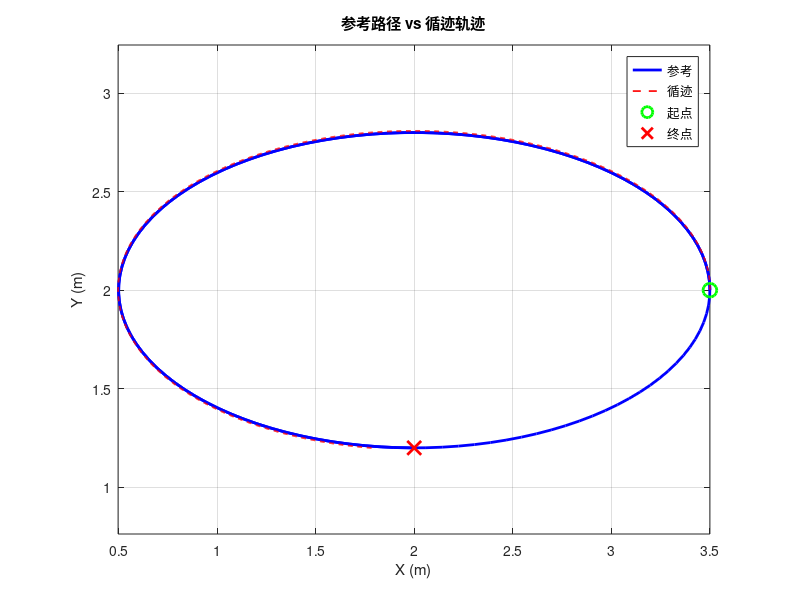
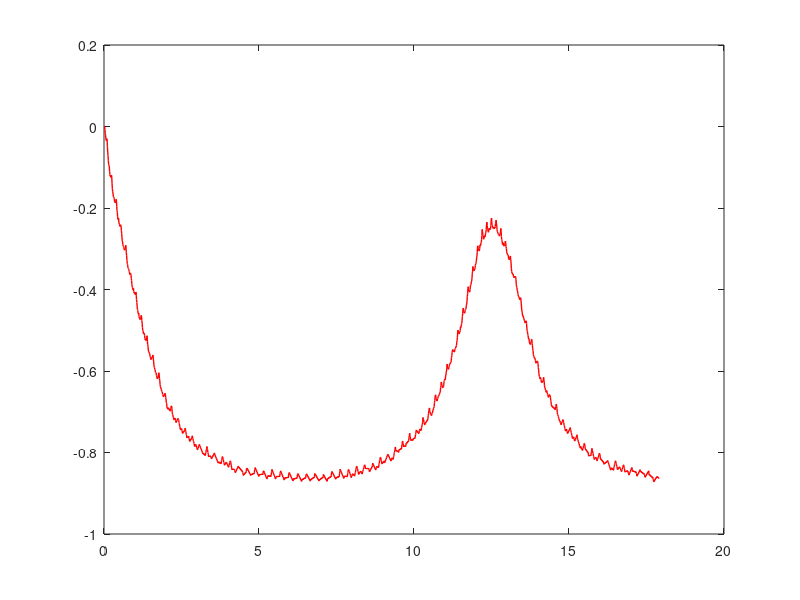

The MATLAB source for these figures, in order: (Note: this script raises an error after producing the figures.)
function tracking_pid(ref_path)
%TRACKING_PID  红外传感器 PID 循迹仿真
%   模拟 5 路 TCRT5000 红外传感器检测黑线, PID 差速纠偏
%   输入: ref_path [x, y, theta] 参考路径 (来自 Hybrid A*)

if nargin < 1                                           % 无输入时使用默认椭圆形路径
    t = linspace(0, 3.5*pi, 200);                       % 参数 t: 0~3.5π, 200 点
    ref_path = [2 + 1.5*cos(t)', 2 + 0.8*sin(t)', ...
                atan2(0.8*cos(t), -1.5*sin(t))'];       % [x, y, theta] 椭圆路径
end

%% ==================== 1. 参数设置 ====================
r_wheel = 0.09;                 % 车轮半径 [m]
L_base  = 0.52;                 % 轮距 [m]
v_nom   = 0.3;                  % 标称行驶速度 [m/s]

n_sensors  = 5;                 % 红外传感器数量
sensor_spacing = 0.04;          % 传感器间距 [m]
sensor_offsets = (-2:2) * sensor_spacing;  % 各传感器横向偏移: [-0.08, -0.04, 0, 0.04, 0.08] m
line_width = 0.03;              % 黑线检测宽度 [m]

Kp = 3.0;                       % 循迹 PID 比例增益
Ki = 0.08;                      % 循迹 PID 积分增益
Kd = 1.0;                       % 循迹 PID 微分增益

dt       = 0.01;                % 仿真步长 [s]
max_time = 80;                  % 最大仿真时长 [s]

%% ==================== 2. 路径预处理 ====================
ref_x = ref_path(:, 1);         % 参考路径 x 坐标序列
ref_y = ref_path(:, 2);         % 参考路径 y 坐标序列
n_ref = size(ref_path, 1);      % 参考路径点数
path_len = sum(hypot(diff(ref_x), diff(ref_y)));  % 路径总长度 [m]

fprintf('\n========== PID 循迹仿真 ==========\n');
fprintf('参考路径: %d 点, %.2f m\n', n_ref, path_len);

%% ==================== 3. 仿真主循环 ====================
n_steps = ceil(max_time / dt);  % 最大仿真步数
log = zeros(n_steps, 7);        % 日志: [t, x, y, theta, v, omega, lat_err]

x = ref_x(1);                   % 初始 x [m]
y = ref_y(1);                   % 初始 y [m]
theta = ref_path(1, 3);         % 初始航向角 [rad]
e_int = 0;                      % 积分项初值
e_prev = 0;                     % 上一时刻偏移量

for k = 1:n_steps
    t_now = (k-1) * dt;         % 当前仿真时间 [s]

    % --- 3.1 传感器检测 (阵列位于车体前方 80mm) ---
    fwd = 0.08;                 % 传感器阵列前向安装距离 [m]
    % 各传感器在全局坐标系中的位置: 车体中心前移 + 横向偏移
    sx = x + fwd*cos(theta) + sensor_offsets * cos(theta + pi/2);
    sy = y + fwd*sin(theta) + sensor_offsets * sin(theta + pi/2);

    % 逐传感器判断是否检测到黑线 (距参考路径小于线宽)
    sensor_state = zeros(1, n_sensors);
    for s = 1:n_sensors
        d = point_to_path(sx(s), sy(s), ref_x, ref_y);  % 传感器到参考路径的最短距离
        if d < line_width
            sensor_state(s) = 1;    % 1 表示检测到黑线
        end
    end

    % --- 3.2 偏移量计算 ---
    % 传感器权重: 左侧负, 中间零, 右侧正
    weights = -4:2:4;
    active = find(sensor_state == 1);    % 检测到黑线的传感器编号

    if ~isempty(active)
        offset = mean(weights(active));  % 加权平均偏移量
    else
        offset = e_prev * 1.5;           % 丢线时外推, 加大纠偏力矩使车体回到可检测区域
    end

    % 实际横向误差 (评估用, 计算到参考路径最近点的法向距离)
    [~, min_i] = min((ref_x - x).^2 + (ref_y - y).^2);  % 找参考路径最近点索引
    tang = ref_path(min_i, 3);           % 该点的切线方向
    lat_err = -(x - ref_x(min_i))*sin(tang) + (y - ref_y(min_i))*cos(tang);  % 横向误差 [m]

    % --- 3.3 PID 控制 ---
    e_int = e_int + offset * dt;         % 积分累加
    e_int = max(-2, min(2, e_int));      % 积分抗饱和: 限幅 ±2
    e_der = (offset - e_prev) / dt;      % 微分项
    e_prev = offset;                     % 更新上一拍偏移量

    omega = Kp * offset + Ki * e_int + Kd * e_der;  % PID 输出角速度 [rad/s]
    omega = max(-1.5, min(1.5, omega));  % 角速度限幅 ±1.5 rad/s

    % --- 3.4 差速运动学更新 ---
    x     = x + v_nom * cos(theta) * dt; % x 方向位置更新
    y     = y + v_nom * sin(theta) * dt; % y 方向位置更新
    theta = theta + omega * dt;          % 航向角更新
    theta = atan2(sin(theta), cos(theta));  % 航向角归一化到 [-π, π]

    log(k, :) = [t_now, x, y, theta, v_nom, omega, lat_err];  % 记录当前步数据

    % --- 3.5 到达终点判断 ---
    if hypot(x - ref_x(end), y - ref_y(end)) < 0.2  % 距终点小于 0.2m
        fprintf('到达终点! t = %.1f s\n', t_now);
        log = log(1:k, :);              % 截断日志
        break;
    end
end

%% ==================== 4. 性能指标计算 ====================
rms_err  = sqrt(mean(log(:,7).^2));     % 横向误差 RMS [m]
max_err  = max(abs(log(:,7)));          % 最大横向误差 [m]
final_t  = log(end, 1);                 % 仿真实际耗时 [s]

fprintf('RMS 横向误差:  %.4f m (%.1f cm)\n', rms_err, rms_err*100);
fprintf('最大横向误差:  %.4f m (%.1f cm)\n', max_err, max_err*100);
fprintf('仿真时长:      %.1f s\n', final_t);

%% ==================== 5. 结果可视化 ====================
% 图(a): XY 轨迹对比
figure('Color', 'w', 'Position', [50, 80, 700, 550]);
plot(ref_x, ref_y, 'b-', 'LineWidth', 2); hold on;
plot(log(:,2), log(:,3), 'r--', 'LineWidth', 1.2);
plot(ref_x(1), ref_y(1), 'go', 'MarkerSize', 10, 'LineWidth', 2);
plot(ref_x(end), ref_y(end), 'rx', 'MarkerSize', 10, 'LineWidth', 2);
grid on; axis equal;
xlabel('X (m)'); ylabel('Y (m)');
title('参考路径 vs 循迹轨迹');
legend('参考', '循迹', '起点', '终点', 'Location', 'best');
saveas(gcf, 'line_following_traj.png');
fprintf('已保存: line_following_traj.png\n');

% 图(b): 横向误差曲线
figure('Color', 'w', 'Position', [100, 100, 800, 450]);
plot(log(:,1), log(:,7)*100, 'r-', 'LineWidth', 1); hold on;
yline( rms_err*100, 'b--', sprintf('RMS=%.1fcm', rms_err*100));
yline(-rms_err*100, 'b--');
yline( line_width*100, 'g:');
yline(-line_width*100, 'g:');
grid on; xlabel('时间 (s)'); ylabel('误差 (cm)');
title('循迹横向误差');
saveas(gcf, 'line_following_error.png');
fprintf('已保存: line_following_error.png\n');

% 图(c): 纠偏角速度
figure('Color', 'w', 'Position', [150, 120, 800, 450]);
omg_rms = sqrt(mean(log(:,6).^2));
plot(log(:,1), log(:,6), 'r-', 'LineWidth', 1); hold on;
yline( omg_rms, 'b--', sprintf('RMS=%.2f rad/s', omg_rms));
yline(-omg_rms, 'b--');
yline(0, 'k:');
grid on; xlabel('时间 (s)'); ylabel('\omega (rad/s)');
title('纠偏角速度指令');
legend('角速度指令', 'Location', 'best');
saveas(gcf, 'line_following_omega.png');
fprintf('已保存: line_following_omega.png\n');

% 图(d): 传感器布局示意图
figure('Color', 'w', 'Position', [200, 140, 400, 350]);
hold on; grid on; axis equal;
rectangle('Position', [-0.10,-0.06,0.20,0.12], 'Curvature', 0.2, ...
          'EdgeColor', 'b', 'LineWidth', 2);
for s = 1:n_sensors
    plot(sensor_offsets(s), 0.06, 'rs', 'MarkerSize', 12, 'MarkerFaceColor', 'r');
end
plot([-0.08, 0.08], [0.06, 0.06], 'k-', 'LineWidth', 3);
xlabel('横向 (m)'); ylabel('纵向 (m)');
title('5路红外传感器布局');
saveas(gcf, 'sensor_layout.png');
fprintf('已保存: sensor_layout.png\n');
end

%% ======================== 辅助函数 ========================
% 点到多段线的最短距离, 用于判断传感器是否落在黑线上
function d = point_to_path(px, py, path_x, path_y)
    d = inf;                            % 初始化为无穷大
    n = length(path_x);                 % 路径点数
    for i = 1:n-1                       % 遍历每一段线段
        ax = path_x(i);   ay = path_y(i);      % 线段起点
        bx = path_x(i+1); by = path_y(i+1);    % 线段终点
        abx = bx-ax;  aby = by-ay;             % 线段向量
        apx = px-ax;  apy = py-ay;             % 点到起点的向量
        ab2 = abx^2 + aby^2;                   % 线段长度的平方
        if ab2 < 1e-10                         % 线段极短时
            t = 0;                              % 投影参数取 0
        else
            t = max(0, min(1, (apx*abx+apy*aby)/ab2));  % 投影参数, 限制在 [0,1]
        end
        cx = ax + t*abx;                       % 投影点 x
        cy = ay + t*aby;                       % 投影点 y
        d = min(d, hypot(px-cx, py-cy));       % 更新最短距离
    end
end
